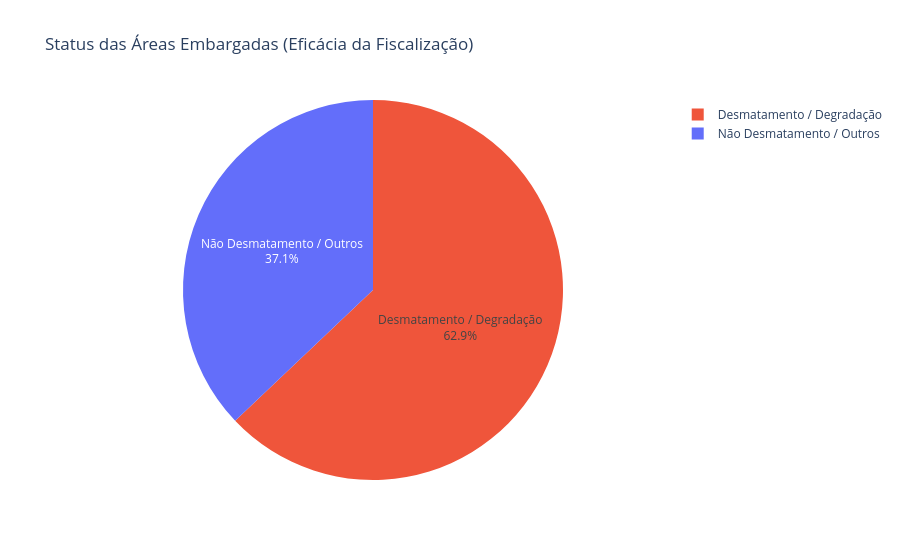

Notebook code for this chart:
### Markdown cell above
## 4. Fiscalização e Resiliência: O Papel dos Embargos

### Análise de Eficácia da Resposta Estatal
Os embargos do IBAMA são a principal ferramenta de interrupção do dano ambiental. Analisamos aqui se essas áreas estão em processo de regularização ou se o dano persiste.

**Justificativa Visual:** O **Gráfico de Setores** foca na distribuição de status. O resultado predominante de 'Desmatamento / Degradação' justifica a necessidade de políticas que vão além da multa, focando em restauração florestal ativa.

### Code cell
fig = px.pie(
    df_status_embargos, names='descricao', values='contagem', 
    title='Status das Áreas Embargadas (Eficácia da Fiscalização)',
    labels={'descricao': 'Situação Ambiental'},
    color_discrete_sequence=['#ef553b', '#636efa']
)
fig.update_traces(textposition='inside', textinfo='percent+label')
fig.show()

### Figure 1 — Plotly figure (JSON) as saved in the notebook; plotly's stock layout.template omitted (floating-point values rounded to 4 significant figures)
{"data": [{"domain": {"x": [0, 1], "y": [0, 1]}, "hovertemplate": "Situação Ambiental=%{label}<br>contagem=%{value}<extra></extra>", "labels": ["Desmatamento / Degradação", "Não Desmatamento / Outros"], "legendgroup": "", "name": "", "showlegend": true, "textinfo": "percent+label", "textposition": "inside", "type": "pie", "values": [55736, 32850]}], "layout": {"legend": {"tracegroupgap": 0}, "piecolorway": ["#ef553b", "#636efa"], "title": {"text": "Status das Áreas Embargadas (Eficácia da Fiscalização)"}}}
